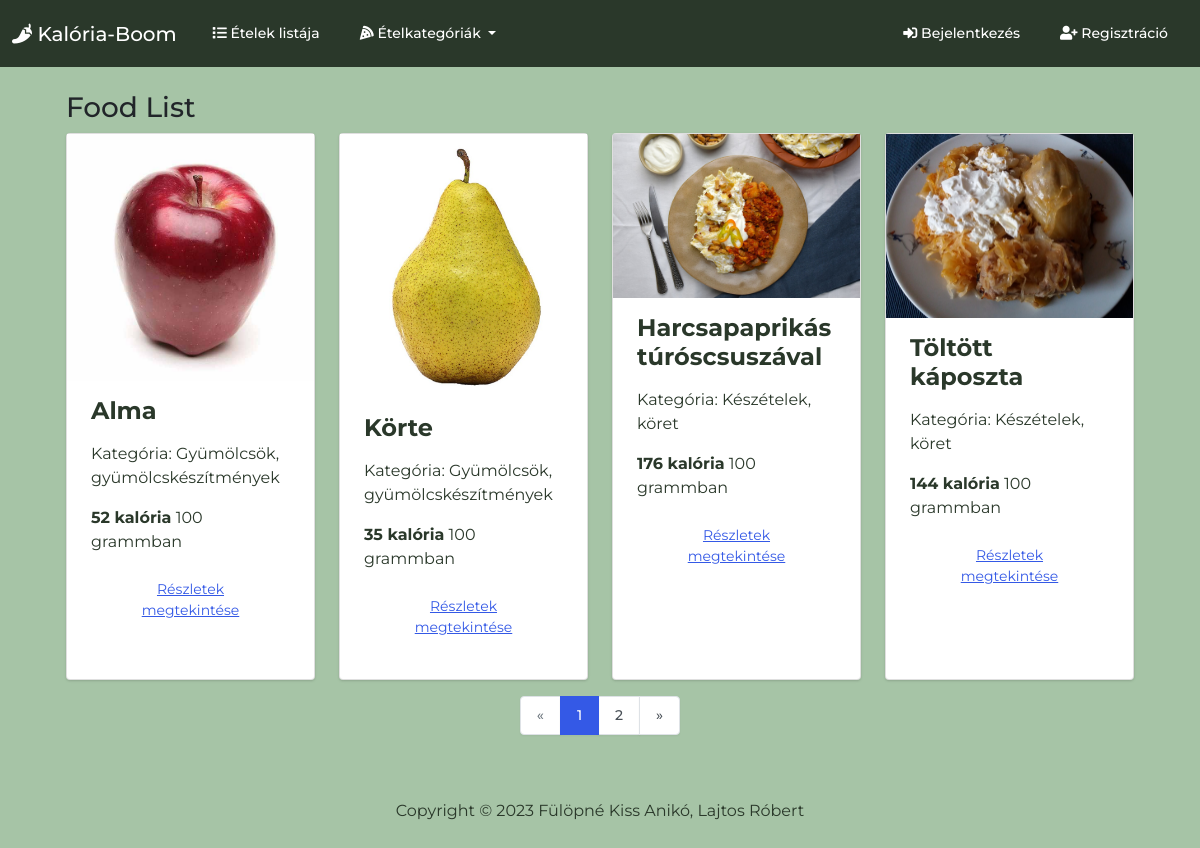
The page / on the database its author committed.
### foodtracker/models.py (models this page shows, shortened)
class Food(models.Model):
    food_name = models.CharField(max_length=200)
    quantity = models.DecimalField(max_digits=7, decimal_places=2, default=100.00)
    calories = models.IntegerField(default=0)
    fat = models.DecimalField(max_digits=7, decimal_places=2)
    carbohydrates = models.DecimalField(max_digits=7, decimal_places=2)
    protein = models.DecimalField(max_digits=7, decimal_places=2)
    category = models.ForeignKey(FoodCategory, on_delete=models.CASCADE, related_name='food_category')

class Image(models.Model):
    food = models.ForeignKey(Food, on_delete=models.CASCADE, related_name='get_images')
    image = models.ImageField(upload_to='images/')

class FoodCategory(models.Model):
    category_name = models.CharField(max_length=50)
    class Meta:
        verbose_name = 'Food Category'
        verbose_name_plural = 'Food Categories'
    def __str__(self):
        return f'{self.category_name}'
    @property
    def count_food_by_category(self):
        return Food.objects.filter(category=self).count()

### foodtracker/views.py (the view)
# urls.py: path('', views.index, name='index'),
def index(request):
    return food_list_view(request)

### foodtracker/views.py (called while the page is built)
def food_list_view(request):
    foods = Food.objects.all()
    for food in foods:
        food.image = food.get_images.first()
    page = request.GET.get('page', 1)
    paginator = Paginator(foods, 4)
    try:
        pages = paginator.page(page)
    except PageNotAnInteger:
        pages = paginator.page(1)
    except EmptyPage:
        pages = paginator.page(paginator.num_pages)
    return render(request, 'index.html', {
        'categories': FoodCategory.objects.all(),
        'foods': foods,
        'pages': pages,
        'title': 'Food List'
    })

### templates/index.html (shortened to what this page needs)
{% extends 'base.html' %}
{% block body %}
<div class='py-4 mt-auto'>
    <div class='container px-4'>
        <h3>{{ title }}</h3>
        <div class='row justify-content-center'>
        {% for food in pages %}
            <div class='col-sm-12 col-md-12 col-lg-4 col-xl-3 d-flex align-items-stretch'>
                <div class='card bg-secondary mb-3'>
                    <a href='#'>
                        <img
                            src="{{ food.image.image.url|default:'../../static/images/no_image.png' }}"
                            class='img-fluid'
                            alt='food image'
                        >
                    </a>
                    <div class='card-body'>
                        <h4 class='card-title'>
                            <strong>{{ food.food_name }}</strong>
                        </h4>
                        <p class='card-text'>
                            <div class='my-3'>
                                Kategória: {{ food.category }}
                            </div>
                        </p>
                        <p class='card-text'>
                            <div class='my-3'>
                                <strong>{{ food.calories}} kalória</strong>  {{ food.quantity|floatformat:0 }} grammban
                            </div>
                        </p>
                        <p class='card-text'>
                            <div class='my-3'>
                                <a href="{% url 'food_details' food.id %}" type='button' class='btn btn-link'>
                                    Részletek megtekintése
                                </a>
                            </div>
                        </p>
                    </div>
                </div>
            </div>
        {% endfor %}
        {% if pages.has_other_pages %}
            <div class='d-flex justify-content-center'>
                <ul class='pagination'>
                    {% if pages.has_previous %}
                        <li class='page-item'>
                            <a class='page-link' href='?page={{ pages.previous_page_number }}'>&laquo;</a>
                        </li>
                    {% else %}
                        <li class='page-item disabled'>
                            <a class='page-link' href='#'>&laquo;</a>
                        </li>
                    {% endif %}
                    {% for i in pages.paginator.page_range %}
                        {% if pages.number == i %}
                            <li class='page-item active'>
                                <a class='page-link' href='#'>{{ i }}</a>
                            </li>
                        {% else %}
                            <li class='page-item'>
                                <a class='page-link' href='?page={{ i }}'>{{ i }}</a>
                            </li>
                        {% endif %}
                    {% endfor %}
                    {% if pages.has_next %}
                        <li class='page-item'>
                            <a class='page-link' href='?page={{ pages.next_page_number }}'>&raquo;</a>
                        </li>
                    {% else %}
                        <li class='page-item disabled'>
                            <a class='page-link' href='#'>&raquo;</a>
                        </li>
                    {% endif %}
                </ul>
            </div>
        {% endif %}
    </div>
</div>
{% endblock %}

### static/css/styles.css (style rules this page uses)
html { position: relative; min-height: 100%; }
body { margin: 0 0 90px; font-family: 'Montserrat', sans-serif !important; background-size: cover; background-color: rgb(166, 196, 166); color: rgb(42, 56, 42); ; }

### rows shown on the page
Food: image.image (picture), food_name "Alma", category "Gyümölcsök, gyümölcskészítmények", calories "52", quantity "100"
Food: image.image (picture), food_name "Körte", category "Gyümölcsök, gyümölcskészítmények", calories "35", quantity "100"
Food: image.image (picture), food_name "Harcsapaprikás túróscsuszával", category "Készételek, köret", calories "176", quantity "100"
Food: image.image (picture), food_name "Töltött káposzta", category "Készételek, köret", calories "144", quantity "100"

### other values the page prints
{{ title }} "Food List"
{{ i }} "1"
{{ i }} "2"
